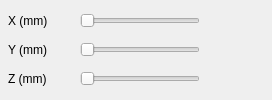
                              <widget class="QWidget" name="PESTANA_XYZ">
                                <property name="rol" stdset="0">
                                  <string>pagina</string>
                                </property>
                                <layout class="QGridLayout" name="lay_xyz">
                                  <property name="leftMargin">
                                    <number>8</number>
                                  </property>
                                  <property name="topMargin">
                                    <number>8</number>
                                  </property>
                                  <property name="rightMargin">
                                    <number>8</number>
                                  </property>
                                  <property name="bottomMargin">
                                    <number>8</number>
                                  </property>
                                  <property name="horizontalSpacing">
                                    <number>8</number>
                                  </property>
                                  <property name="verticalSpacing">
                                    <number>4</number>
                                  </property>
                                  <item row="0" column="0">
                                    <widget class="QLabel" name="ETIQUETA_X">
                                      <property name="minimumSize">
                                        <size>
                                          <width>64</width>
                                          <height>24</height>
                                        </size>
                                      </property>
                                      <property name="text">
                                        <string>X (mm)</string>
                                      </property>
                                      <property name="rol" stdset="0">
                                        <string>etiqueta</string>
                                      </property>
                                    </widget>
                                  </item>
                                  <item row="0" column="1">
                                    <widget class="SliderConAlcance" name="SLIDER_X">
                                      <property name="minimumSize">
                                        <size>
                                          <width>120</width>
                                          <height>24</height>
                                        </size>
                                      </property>
                                      <property name="orientation">
                                        <enum>Qt::Horizontal</enum>
                                      </property>
                                    </widget>
                                  </item>
                                  <item row="0" column="2">
                                    <widget class="QLabel" name="VS_X">
                                      <property name="minimumSize">
                                        <size>
                                          <width>56</width>
                                          <height>24</height>
                                        </size>
                                      </property>
                                      <property name="maximumSize">
                                        <size>
                                          <width>56</width>
                                          <height>24</height>
                                        </size>
                                      </property>
                                      <property name="text">
                                        <string></string>
                                      </property>
                                      <property name="alignment">
                                        <set>Qt::AlignCenter</set>
                                      </property>
                                      <property name="rol" stdset="0">
                                        <string>chip</string>
                                      </property>
                                    </widget>
                                  </item>
                                  <item row="1" column="0">
                                    <widget class="QLabel" name="ETIQUETA_Y">
                                      <property name="minimumSize">
                                        <size>
                                          <width>64</width>
                                          <height>24</height>
                                        </size>
                                      </property>
                                      <property name="text">
                                        <string>Y (mm)</string>
                                      </property>
                                      <property name="rol" stdset="0">
                                        <string>etiqueta</string>
                                      </property>
                                    </widget>
                                  </item>
                                  <item row="1" column="1">
                                    <widget class="SliderConAlcance" name="SLIDER_Y">
                                      <property name="minimumSize">
                                        <size>
                                          <width>120</width>
                                          <height>24</height>
                                        </size>
                                      </property>
                                      <property name="orientation">
                                        <enum>Qt::Horizontal</enum>
                                      </property>
                                    </widget>
                                  </item>
                                  <item row="1" column="2">
                                    <widget class="QLabel" name="VS_Y">
                                      <property name="minimumSize">
                                        <size>
                                          <width>56</width>
                                          <height>24</height>
                                        </size>
                                      </property>
                                      <property name="maximumSize">
                                        <size>
                                          <width>56</width>
                                          <height>24</height>
                                        </size>
                                      </property>
                                      <property name="text">
                                        <string></string>
                                      </property>
                                      <property name="alignment">
                                        <set>Qt::AlignCenter</set>
                                      </property>
                                      <property name="rol" stdset="0">
                                        <string>chip</string>
                                      </property>
                                    </widget>
                                  </item>
                                  <item row="2" column="0">
                                    <widget class="QLabel" name="ETIQUETA_Z">
                                      <property name="minimumSize">
                                        <size>
                                          <width>64</width>
                                          <height>24</height>
                                        </size>
                                      </property>
                                      <property name="text">
                                        <string>Z (mm)</string>
                                      </property>
                                      <property name="rol" stdset="0">
                                        <string>etiqueta</string>
                                      </property>
                                    </widget>
                                  </item>
                                  <item row="2" column="1">
                                    <widget class="SliderConAlcance" name="SLIDER_Z">
                                      <property name="minimumSize">
                                        <size>
                                          <width>120</width>
                                          <height>24</height>
                                        </size>
                                      </property>
                                      <property name="orientation">
                                        <enum>Qt::Horizontal</enum>
                                      </property>
                                    </widget>
                                  </item>
                                  <item row="2" column="2">
                                    <widget class="QLabel" name="VS_Z">
                                      <property name="minimumSize">
                                        <size>
                                          <width>56</width>
                                          <height>24</height>
                                        </size>
                                      </property>
                                      <property name="maximumSize">
                                        <size>
                                          <width>56</width>
                                          <height>24</height>
                                        </size>
                                      </property>
                                      <property name="text">
                                        <string></string>
                                      </property>
                                      <property name="alignment">
                                        <set>Qt::AlignCenter</set>
                                      </property>
                                      <property name="rol" stdset="0">
                                        <string>chip</string>
                                      </property>
                                    </widget>
                                  </item>
                                </layout>
                                <attribute name="title">
                                  <string>Punta X Y Z</string>
                                </attribute>
                              </widget>
